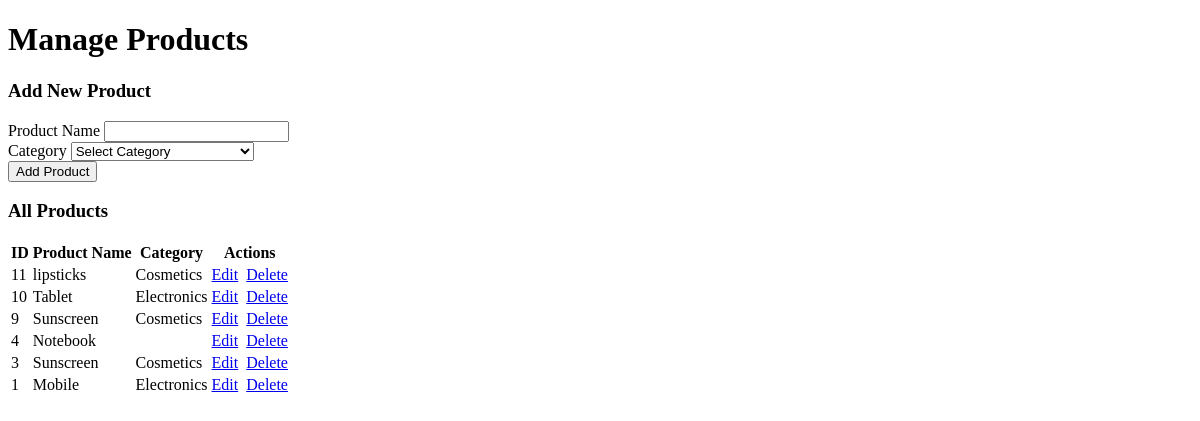
The app's page /pos/pages/product/product.php, older data.
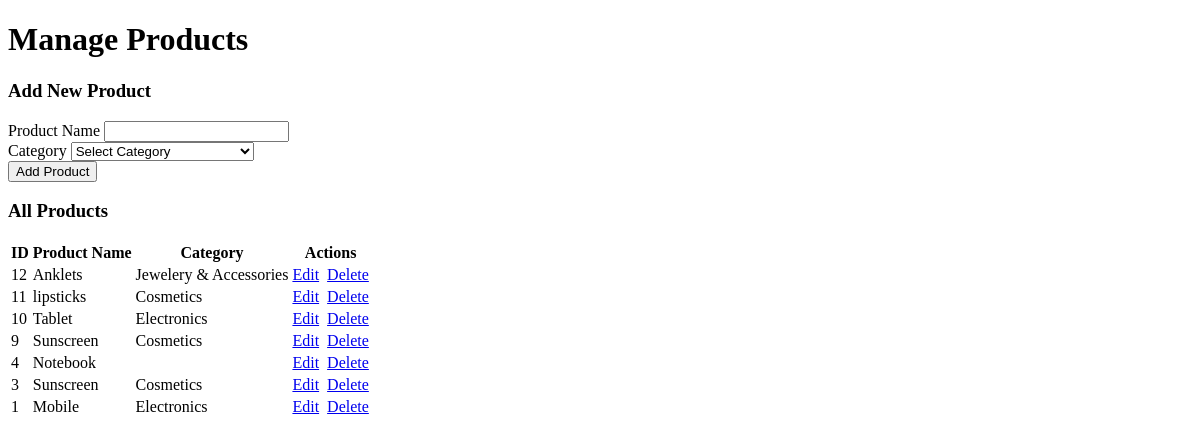
The same page, newer data.
### tables this page shows
CREATE TABLE `products` (
  `id` int(11) NOT NULL,
  `product_name` varchar(255) NOT NULL,
  `category_id` int(11) NOT NULL
);

CREATE TABLE `categories` (
  `id` int(11) NOT NULL,
  `category_name` varchar(180) NOT NULL,
  `parent_id` int(11) DEFAULT NULL
);

### pos/pages/product/product.php (the view, shortened to what this page needs)
<?php
include_once __DIR__ . '/../../config.php';
$sql_products = "
    SELECT
        p.id,
        p.product_name,
        c.category_name
    FROM products AS p
    LEFT JOIN categories AS c ON p.category_id = c.id
    ORDER BY p.id DESC
";
$result_products = $conn->query($sql_products);
$products = [];
if ($result_products && $result_products->num_rows > 0) {
    while ($row = $result_products->fetch_assoc()) {
        $products[] = $row;
    }
}
?>
<!DOCTYPE html>
<html lang="en">
<head>
</head>
<body>
<div class="container-fluid">
    <div class="row mb-3">
        <div class="col-md-6">
            <h1 class="m-0">Manage Products</h1>
        </div>
    </div>
    <div class="card mb-4">
        <div class="card-header">
            <h3 class="card-title">Add New Product</h3>
        </div>
        <div class="card-body">
            <form method="POST">
                <div class="row">
                    <div class="col-md-6">
                        <div class="form-group mb-3">
                            <label for="product_name">Product Name</label>
                            <input type="text" name="product_name" id="product_name" class="form-control" required>
                        </div>
                    </div>
                    <div class="col-md-6">
                        <div class="form-group mb-3">
                            <label for="category_id">Category</label>
                            <select name="category_id" id="category_id" class="form-control" required>
                                <option value="">Select Category</option>
                            </select>
                        </div>
                    </div>
                </div>
                <button type="submit" name="add_product" class="btn btn-primary btn-block">Add Product</button>
            </form>
        </div>
    </div>
    <div class="card">
        <div class="card-header">
            <h3 class="card-title">All Products</h3>
        </div>
        <div class="card-body">
            <div class="table-responsive">
                <table id="productsTable" class="table table-bordered table-striped">
                    <thead>
                        <tr>
                            <th class="text-center">ID</th>
                            <th class="text-center">Product Name</th>
                            <th class="text-center">Category</th>
                            <th class="text-center">Actions</th>
                        </tr>
                    </thead>
                    <tbody>
                        <?php if (!empty($products)): ?>
                            <?php foreach ($products as $product): ?>
                                <tr>
                                    <td class="text-center"><?php echo htmlspecialchars($product['id']); ?></td>
                                    <td class="text-center"><?php echo htmlspecialchars($product['product_name']); ?></td>
                                    <td class="text-center"><?php echo htmlspecialchars($product['category_name']); ?></td>
                                    <td class="d-flex justify-content-center">
                                        <a href="home.php?page=11&id=<?php echo htmlspecialchars($product['id']); ?>" class="btn btn-sm btn-info">Edit</a>&nbsp;
                                        <a href="home.php?page=9&delete_id=<?php echo htmlspecialchars($product['id']); ?>" class="btn btn-sm btn-danger" onclick="return confirm('Are you sure you want to delete this product?');">Delete</a>
                                    </td>
                                </tr>
                            <?php endforeach; ?>
                        <?php else: ?>
                            <tr>
                                <td colspan="4" class="text-center">No products found.</td>
                            </tr>
                        <?php endif; ?>
                    </tbody>
                </table>
            </div>
        </div>
    </div>
</div>
</body>
</html>

Row changes from the older to the newer data that the page shows:
added products: id "12", product_name "Anklets", category.category_name "Jewelery & Accessories"
